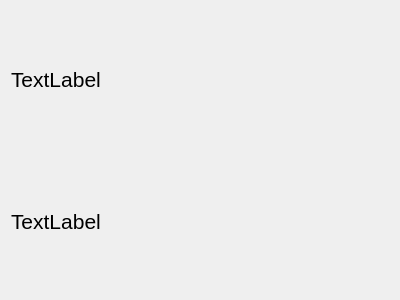
<?xml version="1.0" encoding="UTF-8"?>
<ui version="4.0">
 <class>Dialog</class>
 <widget class="QDialog" name="Dialog">
  <property name="geometry">
   <rect>
    <x>0</x>
    <y>0</y>
    <width>400</width>
    <height>300</height>
   </rect>
  </property>
  <property name="windowTitle">
   <string>Dialog</string>
  </property>
  <layout class="QGridLayout" name="gridLayout">
   <item row="0" column="0">
    <layout class="QVBoxLayout" name="verticalLayout">
     <item>
      <widget class="QLabel" name="label_2">
       <property name="font">
        <font>
         <pointsize>16</pointsize>
        </font>
       </property>
       <property name="text">
        <string>TextLabel</string>
       </property>
      </widget>
     </item>
     <item>
      <widget class="QLabel" name="label">
       <property name="font">
        <font>
         <pointsize>16</pointsize>
        </font>
       </property>
       <property name="text">
        <string>TextLabel</string>
       </property>
      </widget>
     </item>
    </layout>
   </item>
  </layout>
 </widget>
 <resources/>
 <connections/>
</ui>
